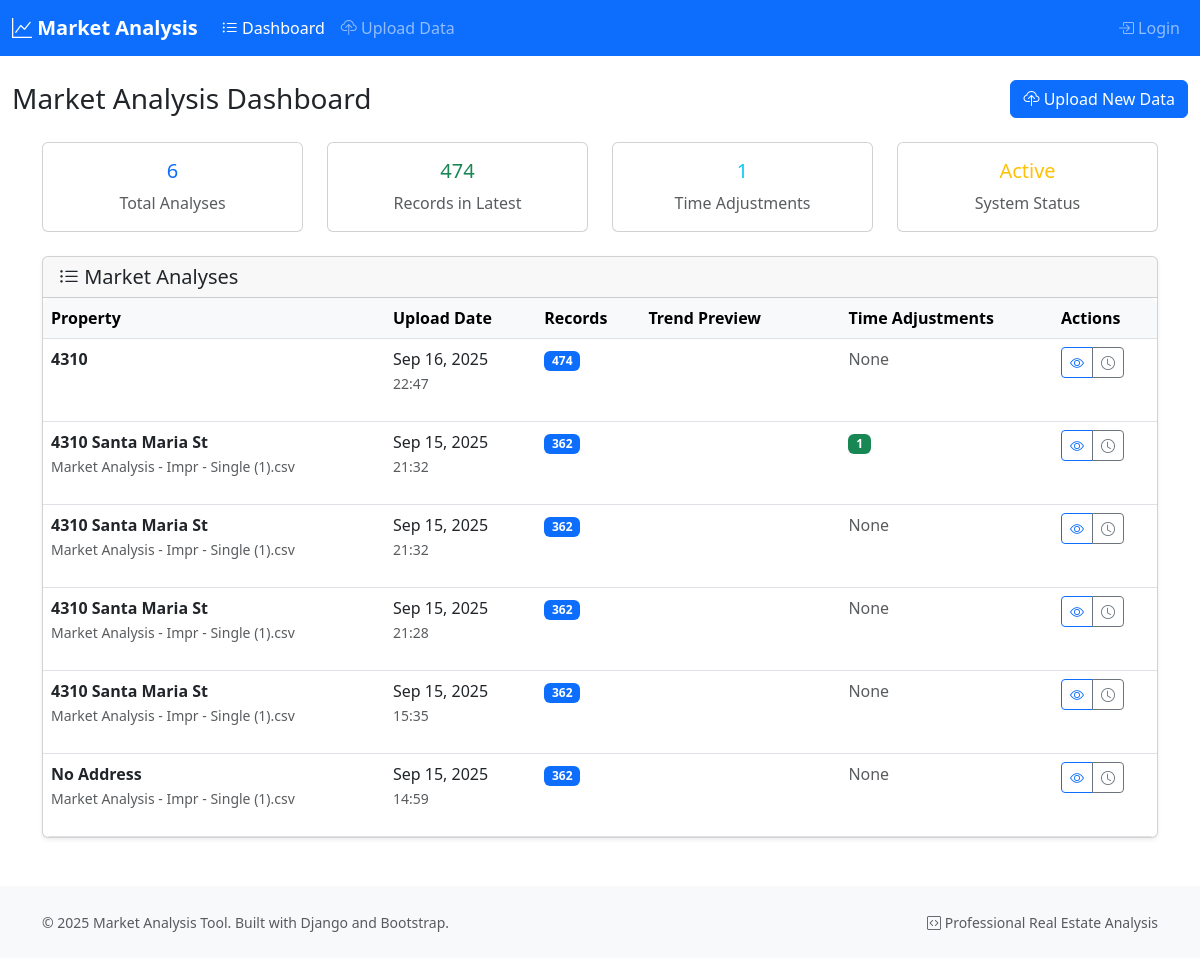
/market/, run on the app's committed database.
### marketanalysis/models.py (models this page shows, shortened)
class Upload(models.Model):
    uploaded_at = models.DateTimeField(default=timezone.now)
    uploaded_by = models.ForeignKey('auth.User', blank=True, null=True, on_delete=models.SET_NULL)
    original_filename = models.CharField(max_length=255, blank=True, null=True)
    file = models.FileField(upload_to='uploads/', blank=True, null=True)
    save_sales_to_db = models.BooleanField(default=False)
    rows_processed = models.IntegerField(default=0)
    rows_excluded = models.IntegerField(default=0)
    results_summary = DjangoJSONField(blank=True, null=True)  # store final dict summary
    address = models.CharField(max_length=255, blank=True, null=True)
    class Meta:
        ordering = ['-uploaded_at']

### marketanalysis/views.py (the view)
# urls.py: path('', views.AnalysisListView.as_view(), name='analysis_list'),
class AnalysisListView(ListView):
    model = Upload
    template_name = 'marketanalysis/analysis_list.html'
    context_object_name = 'uploads'
    paginate_by = 20
    def get_queryset(self):
        return Upload.objects.select_related('uploaded_by').order_by('-uploaded_at')
    def get_context_data(self, **kwargs):
        context = super().get_context_data(**kwargs)
        context['page_title'] = 'Market Analysis Dashboard'
        return context

### marketanalysis/templates/marketanalysis/analysis_list.html (shortened to what this page needs)
{% extends "marketanalysis/base.html" %}
{% block page_actions %}
<div class="btn-group" role="group">
    <a href="{% url 'marketanalysis:upload' %}" class="btn btn-primary">
        <i class="bi bi-cloud-upload"></i> Upload New Data
    </a>
</div>
{% endblock %}
{% block content %}
<div class="container-lg">
    <div class="row">
        <div class="col-12">
            <div class="row mb-4">
                <div class="col-md-3">
                    <div class="card text-center">
                        <div class="card-body">
                            <h5 class="card-title text-primary">{{ uploads.count }}</h5>
                            <p class="card-text text-muted">Total Analyses</p>
                        </div>
                    </div>
                </div>
                <div class="col-md-3">
                    <div class="card text-center">
                        <div class="card-body">
                            <h5 class="card-title text-success">
                                {% for upload in uploads %}
                                    {% if forloop.first %}{{ upload.rows_processed|default:0 }}{% endif %}
                                {% empty %}0{% endfor %}
                            </h5>
                            <p class="card-text text-muted">Records in Latest</p>
                        </div>
                    </div>
                </div>
                <div class="col-md-3">
                    <div class="card text-center">
                        <div class="card-body">
                            <h5 class="card-title text-info">
                                {% for upload in uploads %}
                                    {% if upload.time_adjustments.count > 0 %}{{ upload.time_adjustments.count }}{% endif %}
                                {% endfor %}
                            </h5>
                            <p class="card-text text-muted">Time Adjustments</p>
                        </div>
                    </div>
                </div>
                <div class="col-md-3">
                    <div class="card text-center">
                        <div class="card-body">
                            <h5 class="card-title text-warning">Active</h5>
                            <p class="card-text text-muted">System Status</p>
                        </div>
                    </div>
                </div>
            </div>
            <div class="card shadow-sm">
                <div class="card-header">
                    <h5 class="card-title mb-0">
                        <i class="bi bi-list-ul"></i> Market Analyses
                    </h5>
                </div>
                <div class="card-body p-0">
                    {% if uploads %}
                    <div class="table-responsive">
                        <table class="table table-hover mb-0">
                            <thead class="table-light">
                                <tr>
                                    <th scope="col">Property</th>
                                    <th scope="col">Upload Date</th>
                                    <th scope="col">Records</th>
                                    <th scope="col">Trend Preview</th>
                                    <th scope="col">Time Adjustments</th>
                                    <th scope="col">Actions</th>
                                </tr>
                            </thead>
                            <tbody>
                                {% for upload in uploads %}
                                <tr>
                                    <td>
                                        <div>
                                            <strong>{{ upload.address|default:"No Address" }}</strong>
                                            {% if upload.original_filename %}
                                            <br><small class="text-muted">{{ upload.original_filename }}</small>
                                            {% endif %}
                                        </div>
                                    </td>
                                    <td>
                                        <div>
                                            {{ upload.uploaded_at|date:"M d, Y" }}
                                            <br><small class="text-muted">{{ upload.uploaded_at|time:"H:i" }}</small>
                                        </div>
                                    </td>
                                    <td>
                                        <span class="badge bg-primary">
                                            {{ upload.rows_processed|default:0 }}
                                        </span>
                                    </td>
                                    <td style="width: 200px;">
                                        <canvas id="chart-{{ upload.pk }}" width="180" height="60"></canvas>
                                    </td>
                                    <td>
                                        {% if upload.time_adjustments.count > 0 %}
                                        <span class="badge bg-success">
                                            {{ upload.time_adjustments.count }}
                                        </span>
                                        {% else %}
                                        <span class="text-muted">None</span>
                                        {% endif %}
                                    </td>
                                    <td>
                                        <div class="btn-group btn-group-sm" role="group">
                                            <a href="{% url 'marketanalysis:view_analysis' upload.pk %}"
                                               class="btn btn-outline-primary"
                                               data-bs-toggle="tooltip"
                                               title="View Analysis">
                                                <i class="bi bi-eye"></i>
                                            </a>
                                            <a href="{% url 'marketanalysis:time_adjustment' upload.pk %}"
                                               class="btn btn-outline-secondary"
                                               data-bs-toggle="tooltip"
                                               title="Time Adjustment">
                                                <i class="bi bi-clock"></i>
                                            </a>
                                        </div>
                                    </td>
                                </tr>
                                {% endfor %}
                            </tbody>
                        </table>
                    </div>
                    {% endif %}
                </div>
            </div>
        </div>
    </div>
</div>
{% endblock %}

### marketanalysis/templates/marketanalysis/base.html (shortened to what this page needs)
<!DOCTYPE html>
<html lang="en">
<head>
    <link href="https://cdn.jsdelivr.net/npm/bootstrap@5.3.0/dist/css/bootstrap.min.css" rel="stylesheet">
    <link rel="stylesheet" href="https://cdn.jsdelivr.net/npm/bootstrap-icons@1.11.1/font/bootstrap-icons.css">
</head>
<body>
    <nav class="navbar navbar-expand-lg navbar-dark bg-primary">
        <div class="container-fluid">
            <a class="navbar-brand" href="{% url 'marketanalysis:analysis_list' %}">
                <i class="bi bi-graph-up"></i> Market Analysis
            </a>
            <div class="collapse navbar-collapse" id="navbarNav">
                <ul class="navbar-nav me-auto">
                    <li class="nav-item">
                        <a class="nav-link {% if request.resolver_match.url_name == 'analysis_list' %}active{% endif %}"
                           href="{% url 'marketanalysis:analysis_list' %}">
                            <i class="bi bi-list-ul"></i> Dashboard
                        </a>
                    </li>
                    <li class="nav-item">
                        <a class="nav-link {% if request.resolver_match.url_name == 'upload' %}active{% endif %}"
                           href="{% url 'marketanalysis:upload' %}">
                            <i class="bi bi-cloud-upload"></i> Upload Data
                        </a>
                    </li>
                </ul>
                <ul class="navbar-nav">
                    {% if user.is_authenticated %}
                        <li class="nav-item dropdown">
                            <a class="nav-link dropdown-toggle" href="#" id="navbarDropdown" role="button" data-bs-toggle="dropdown">
                                <i class="bi bi-person-circle"></i> {{ user.username }}
                            </a>
                            <ul class="dropdown-menu">
                                <li><a class="dropdown-item" href="/admin/">Admin</a></li>
                                <li><hr class="dropdown-divider"></li>
                                <li><a class="dropdown-item" href="#">Logout</a></li>
                            </ul>
                        </li>
                    {% else %}
                        <li class="nav-item">
                            <a class="nav-link" href="/admin/">
                                <i class="bi bi-box-arrow-in-right"></i> Login
                            </a>
                        </li>
                    {% endif %}
                </ul>
            </div>
        </div>
    </nav>
    <div class="container-fluid">
        <div class="row">
            <main class="{% if sidebar_content %}col-lg-9{% else %}col-12{% endif %} main-content">
                {% if page_title %}
                <div class="row mt-4 mb-4">
                    <div class="col">
                        <div class="d-flex justify-content-between align-items-center">
                            <h1 class="h3 mb-0">{{ page_title }}</h1>
                            {% block page_actions %}{% endblock %}
                        </div>
                    </div>
                </div>
                {% endif %}
                {% block content %}{% endblock %}
            </main>
        </div>
    </div>
    <footer class="bg-light mt-5 py-4">
        <div class="container">
            <div class="row">
                <div class="col-md-6">
                    <p class="mb-0 text-muted">
                        <small>&copy; {% now "Y" %} Market Analysis Tool. Built with Django and Bootstrap.</small>
                    </p>
                </div>
                <div class="col-md-6 text-md-end">
                    <p class="mb-0 text-muted">
                        <small>
                            <i class="bi bi-code-square"></i> Professional Real Estate Analysis
                        </small>
                    </p>
                </div>
            </div>
        </div>
    </footer>
</body>
</html>

### marketanalysis/templates/marketanalysis/base.html (style rules this page uses)
.navbar-brand { font-weight: 600; }
.card-header { font-weight: 500; }
.table-responsive { border-radius: 0.5rem; }
.main-content { background-color: #ffffff; }

### data on the page
Upload: rows_processed "474", address "4310", uploaded_at "Sep 16, 2025", uploaded_at "22:47", shows "None"
Upload: time_adjustments.count "1", address "4310 Santa Maria St", original_filename "Market Analysis - Impr - Single (1).csv", uploaded_at "Sep 15, 2025", uploaded_at "21:32", rows_processed "362"
Upload: address "4310 Santa Maria St", original_filename "Market Analysis - Impr - Single (1).csv", uploaded_at "Sep 15, 2025", uploaded_at "21:32", rows_processed "362", shows "None"
Upload: address "4310 Santa Maria St", original_filename "Market Analysis - Impr - Single (1).csv", uploaded_at "Sep 15, 2025", uploaded_at "21:28", rows_processed "362", shows "None"
Upload: address "4310 Santa Maria St", original_filename "Market Analysis - Impr - Single (1).csv", uploaded_at "Sep 15, 2025", uploaded_at "15:35", rows_processed "362", shows "None"
Upload: address "No Address", original_filename "Market Analysis - Impr - Single (1).csv", uploaded_at "Sep 15, 2025", uploaded_at "14:59", rows_processed "362", shows "None"

### other printed values
{{ page_title }} "Market Analysis Dashboard"
{{ uploads.count }} "6"
